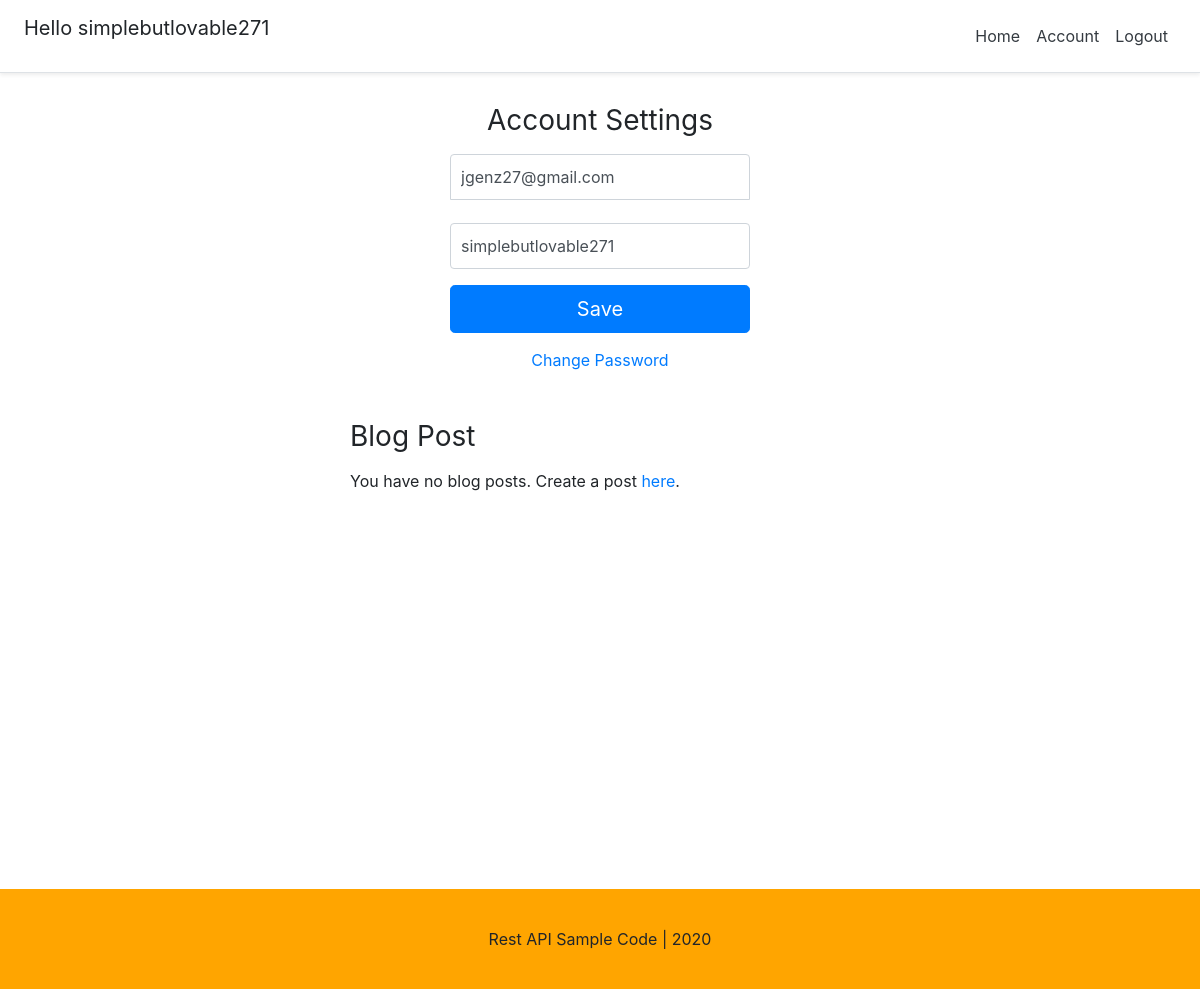
/account/ (signed in), run on an earlier commit of the app's database.
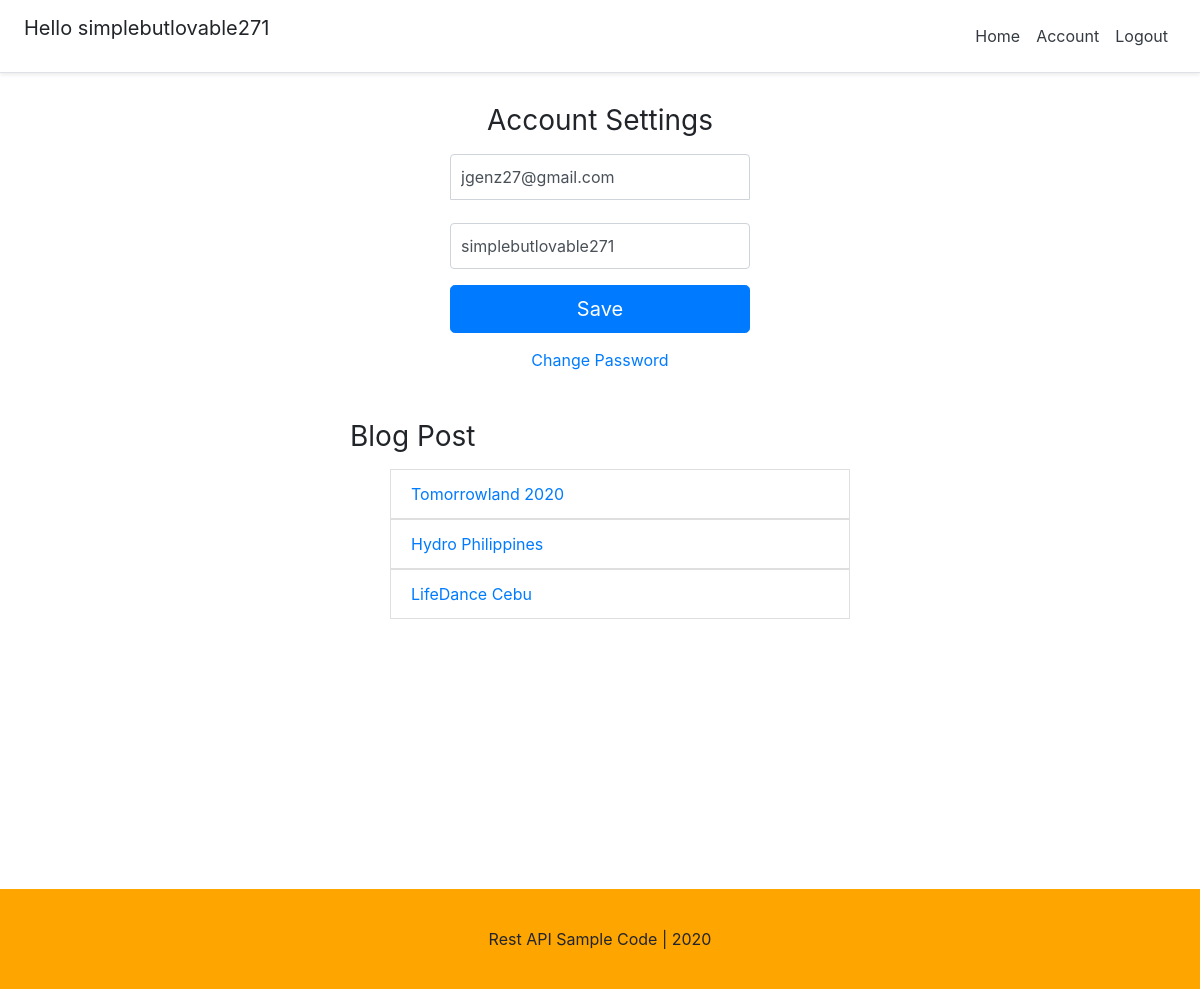
And on a later commit of the database.
### account/models.py (models this page shows, shortened)
class Account(AbstractBaseUser):
    email = models.EmailField(verbose_name="email", max_length=60, unique=True)
    username = models.CharField(max_length=20, unique=True)
    date_joined = models.DateTimeField(verbose_name='date-joined', auto_now_add=True)
    last_login = models.DateTimeField(verbose_name='last-login',auto_now=True)
    is_admin = models.BooleanField(default=False)
    is_active = models.BooleanField(default=True)
    is_staff = models.BooleanField(default=False)
    is_superuser = models.BooleanField(default=False)
    USERNAME_FIELD = 'email'
    REQUIRED_FIELDS = ['username']
    objects = MyAccountManager()

### blog/models.py (models this page shows, shortened)
class BlogPost(models.Model):
    title = models.CharField(max_length=50, null=False, blank=False)
    body = models.TextField(max_length=5000, null=False, blank=False)
    image = models.ImageField(upload_to=upload_location, null=False, blank=False)
    date_published = models.DateTimeField(auto_now_add=True, verbose_name="date_published")
    date_updated = models.DateTimeField(auto_now=True, verbose_name="date_updated")
    author = models.ForeignKey(settings.AUTH_USER_MODEL, on_delete=models.CASCADE)
    slug = models.SlugField(blank=True, unique=True)

### account/views.py (the view)
# urls.py: path('account/', account_view, name='account'),
def account_view(request):
    if not request.user.is_authenticated:
        return redirect("login")
    context = {}
    if request.POST:
        form = AccountUpdateForm(request.POST, instance=request.user)
        if form.is_valid():
            form.initial = {
                "email": request.user.email,
                "username": request.user.username,
            }
            form.save()
            context['success_message'] ="Updated"
    else:
        form = AccountUpdateForm(
            initial={
                "email": request.user.email,
                "username": request.user.username,
            }
        )
    context['account_form'] = form
    blog_posts = BlogPost.objects.filter(author=request.user)
    context['blog_posts'] = blog_posts
    return render(request, 'account/account.html', context)

### account/forms.py (shortened to what this page needs)
class AccountUpdateForm(forms.ModelForm):
    class Meta:
        model = Account
        fields = ("email","username")

### account/templates/account/account.html (shortened to what this page needs)
{% extends 'base.html' %}
{% block content %}
<form class="form-signin" method="POST">
    <h1 class="h3 mb-3 font-weight-normal">Account Settings</h1>
    <input type="email" name="email" id="inputEmail" class="form-control" placeholder="Email address" required autofocus
           value={{account_form.initial.email}}><br>
    <input type="text" id="inputUsername" name="username" class="form-control" placeholder="Username" required
           value={{account_form.initial.username}}>
    <button class="btn btn-lg btn-primary btn-block" type="submit">Save</button>
</form>
<div class="d-flex flex-column">
    <a class="m-auto" href="{% url 'password_change' %}">Change Password</a>
</div>
<div class="container mt-4 p-4">
    <div class="row">
        <div class="blog-posts">
            <h3 class="mb-3 font-weight-normal">Blog Post</h3>
            {% if blog_posts %}
                <ul>
                    {% for post in blog_posts %}
                    <a href="{% url 'blog:detail' post.slug %}" style="text-decoration:none;">
                        <li class="list-group-item"> {{post.title}}</li>
                    </a>
                    {% endfor %}
                </ul>
            {% else %}
                <p>You have no blog posts. Create a post <a href="{%url 'blog:create'%}">here</a>.</p>
            {% endif %}
        </div>
    </div>
</div>
{% endblock %}

### templates/base.html (shortened to what this page needs)
<!DOCTYPE html>
<html lang="en">
<head>
    {% include 'snippets/header.html' %}
</head>
<body>
    <div class="main">
        {% block content %}
        {% endblock content %}
    </div>
  {% include 'snippets/footer.html' %}
</body>
</html>

### templates/snippets/header.html (shortened to what this page needs)
  <link rel="stylesheet" href="https://stackpath.bootstrapcdn.com/bootstrap/4.5.0/css/bootstrap.min.css"
>
<div class="d-flex flex-column flex-md-row align-items-center p-3 px-md-4 mb-3 bg-white border-bottom shadow-sm">
  <h5 class="my-0 mr-md-auto font-weight-normal">
      {% if request.user.is_authenticated %}
         <p>Hello {{request.user.username}}</p>
      {%endif%}
  </h5>
     {% if request.user.is_authenticated %}
        <a class="p-2 text-dark" href="{%url 'home'%}">Home</a>
        <a class="p-2 text-dark" href="{%url 'account'%}">Account</a>
        <a class="p-2 text-dark" href="{%url 'logout'%}">Logout</a>
    {%else%}
      <nav class="my-2 my-md-0 mr-md-3">
          <a class="p-2 text-dark" href="{%url 'home'%}">Home</a>
          <a class="p-2 text-dark" href="{% url 'login' %}">Login</a>
          <a class="btn btn-outline-primary"  href="{%url 'register'%}">Register</a>
      </nav>
    {% endif %}
 </div>

### templates/snippets/footer.html (shortened to what this page needs)
<div class="d-flex flex-row align-item-center footer">
    <p class="m-auto">Rest API Sample Code | 2020</p>
</div>

### templates/snippets/header.html (style rules this page uses)
html { font-size: 14px; }
@media (min-width: 768px) { html { font-size: 16px; } }
.container { max-width: 960px; }

### templates/base.html (style rules this page uses)
.main { min-height:100vh; height:100%; }

### account/templates/account/account.html (style rules this page uses)
.form-signin { width: 100%; max-width: 330px; padding: 15px; margin: auto; }
.form-signin .form-control { position: relative; box-sizing: border-box; height: auto; padding: 10px; font-size: 16px; }
.form-signin input[type="email"] { margin-bottom: -1px; border-bottom-right-radius: 0; border-bottom-left-radius: 0; }
.h3 { text-align:center; }
.blog-posts { max-width:500px; width:100%; margin:auto; }

### templates/snippets/footer.html (style rules this page uses)
.footer { min-height:100px; background-color:orange; }

What changed in the data, as far as the page shows it:
added BlogPost: title "Tomorrowland 2020"
added BlogPost: title "Hydro Philippines"
added BlogPost: title "LifeDance Cebu"
Also different on the page:
text no longer shown: "You have no blog posts. Create a post here ."
